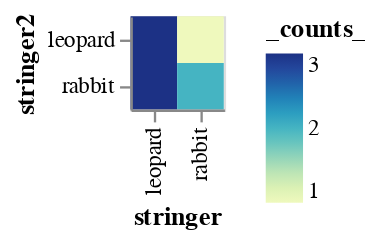

Notebook code for this chart:
### Code cell
cm.chart_me(df, "stringer", "stringer2")

### Figure 1 — Vega-Lite specification as saved in the notebook (floating-point values rounded to 4 significant figures)
{"config": {"view": {"continuousWidth": 400, "continuousHeight": 300}}, "data": {"name": "data-f725280996de080e9ce5aedf65844bb9"}, "mark": "rect", "encoding": {"color": {"field": "_counts_", "type": "quantitative"}, "x": {"field": "stringer", "type": "ordinal"}, "y": {"field": "stringer2", "type": "ordinal"}}, "$schema": "https://vega.github.io/schema/vega-lite/v4.17.0.json", "datasets": {"data-f725280996de080e9ce5aedf65844bb9": [{"stringer": "leopard", "stringer2": "leopard", "measures": "sum", "_counts_": 3}, {"stringer": "leopard", "stringer2": "rabbit", "measures": "sum", "_counts_": 3}, {"stringer": "rabbit", "stringer2": "rabbit", "measures": "sum", "_counts_": 2}, {"stringer": "rabbit", "stringer2": "leopard", "measures": "sum", "_counts_": 1}]}}
